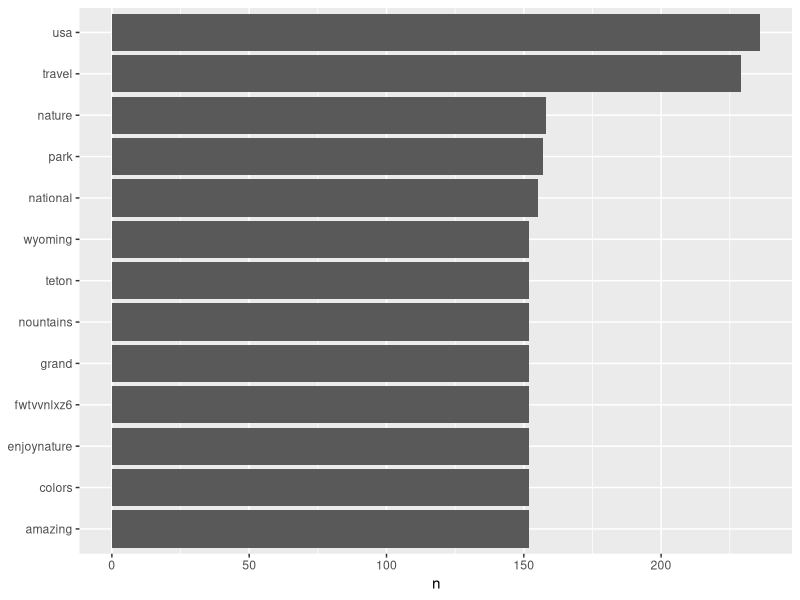
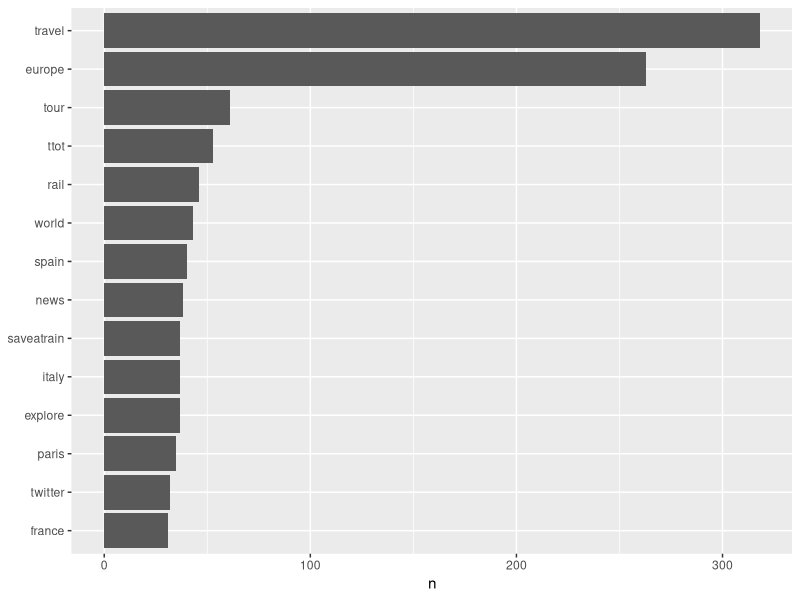
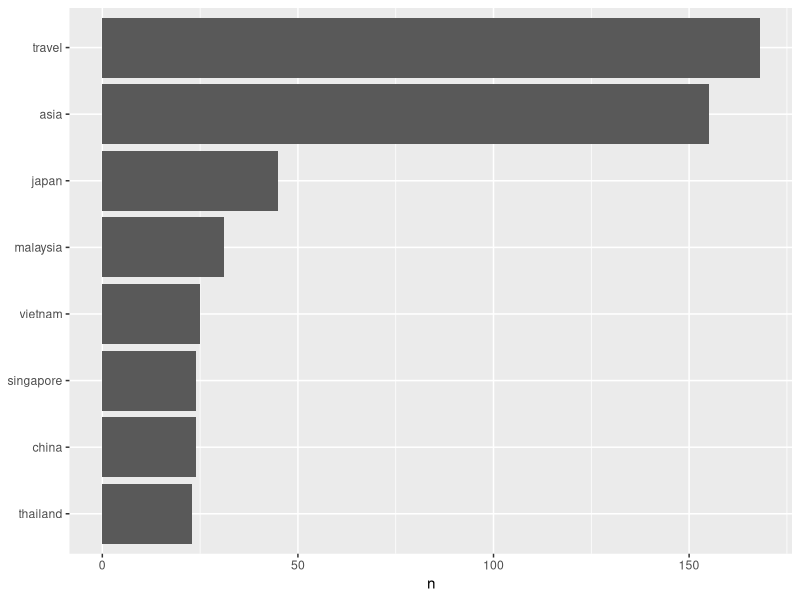
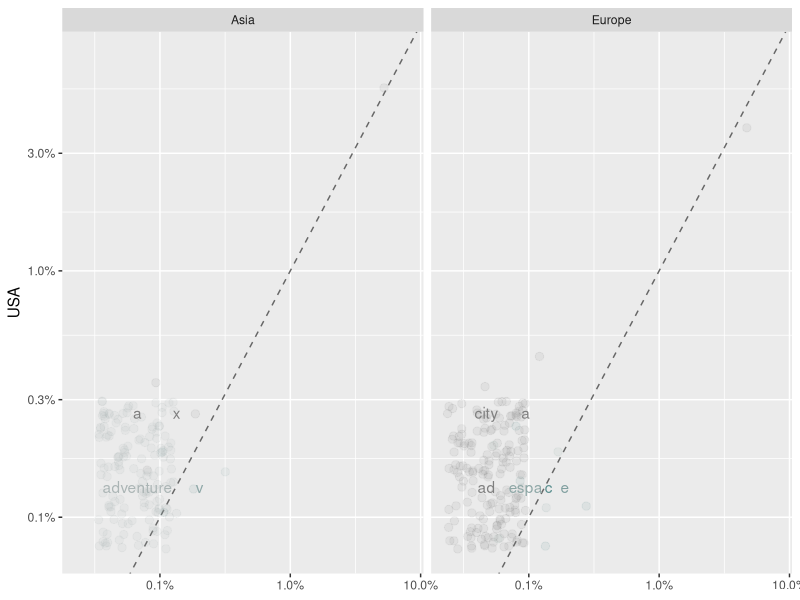

Here is the R script that generated these plots, in order:
#Import library
library(dplyr)
library(tidytext)
library(tidyr)
library(stringr)
library(scales)
library(ggplot2)

#set working directory
setwd("~/Documents/Hult/Dual Degree/Module B/Text analytics/Class 1")


#create a dictionary for custom stop words
cust_stop <- data_frame(
  word = c('https', 't.co', 'rt', 'gt', 'lt', 'i1bqridqnt'), 
  lexicon = rep('custom', each = 6)
) #closing dataframe


# Tokenizing, delete stop words, and count the frequency of USA
usa_df <- read.csv("usa_travel.csv", stringsAsFactors = FALSE)
usa_struc <- usa_df %>%
  unnest_tokens(word,text) %>%
  anti_join(stop_words) %>%
  anti_join(cust_stop) %>%
  count(word, sort = TRUE)
print(usa_struc)


# Tokenizing, delete stop words, and count the frequency of Europe
europe_df <- read.csv("eu_travel.csv", stringsAsFactors = FALSE)
europe_struc <- europe_df %>%
  unnest_tokens(word,text) %>%
  anti_join(stop_words) %>%
  anti_join(cust_stop) %>%
  count(word, sort = TRUE)
print(europe_struc)


# Tokenizing, delete stop words, and count the frequency of Asia
asia_df <- read.csv("asia_travel.csv", stringsAsFactors = FALSE)
asia_struc <- asia_df %>%
  unnest_tokens(word,text) %>%
  anti_join(stop_words) %>%
  anti_join(cust_stop) %>%
  count(word, sort = TRUE)
print(asia_struc)


#plotting the token frequencies of USA:
freq_hist_usa <-usa_struc %>%
  filter(n > 150) %>% # we need this to eliminate all the low count words
  mutate(word = reorder(word,n )) %>%
  ggplot(aes(word, n))+
  geom_col()+
  xlab(NULL)+
  coord_flip()
print(freq_hist_usa)


#plotting the token frequencies of Europe:
freq_hist_europe <-europe_struc %>%
  filter(n > 30) %>% # we need this to eliminate all the low count words
  mutate(word = reorder(word,n )) %>%
  ggplot(aes(word, n))+
  geom_col()+
  xlab(NULL)+
  coord_flip()
print(freq_hist_europe)


#plotting the token frequencies of Asia:
freq_hist_asia <-asia_struc %>%
  filter(n > 20) %>% # we need this to eliminate all the low count words
  mutate(word = reorder(word,n )) %>%
  ggplot(aes(word, n))+
  geom_col()+
  xlab(NULL)+
  coord_flip()
print(freq_hist_asia)



# Combine USA, Europe, and Asia together by using USA as a benchmark and create a country variable for Europe and Asia
frequency <- bind_rows(mutate(usa_struc, country="USA"),
                       mutate(europe_struc, country= "Europe"),
                       mutate(asia_struc, country="Asia")
                        )%>%#closing bind_rows
              mutate(word=str_extract(word, "[a-z']+")) %>%
              count(country, word) %>%
              group_by(country) %>%
              mutate(proportion = n/sum(n))%>%
              select(-n) %>%
              spread(country, proportion) %>%
              gather(country, proportion, `Europe`, `Asia`)


# Plot the see the proportion of words in Asia and Europe comparing to USA
ggplot(frequency, aes(x=proportion, y=`USA`, 
                      color = abs(`USA`- proportion)))+
              geom_abline(color="grey40", lty=2)+
              geom_jitter(alpha=.1, size=2.5, width=0.3, height=0.3)+
              geom_text(aes(label=word), check_overlap = TRUE, vjust=1.5) +
              scale_x_log10(labels = percent_format())+
              scale_y_log10(labels= percent_format())+
              scale_color_gradient(limits = c(0,0.001), low = "darkslategray4", high = "gray75")+
              facet_wrap(~country, ncol=2)+
              theme(legend.position = "none")+
              labs(y= "USA", x=NULL)


# See the correlation of words using between USA and Europe
cor.test(data=frequency[frequency$country == "Europe",],
         ~proportion + `USA`)

# See the correlation of words using between USA and Asia
cor.test(data=frequency[frequency$country == "Asia",],
         ~proportion + `USA`)
